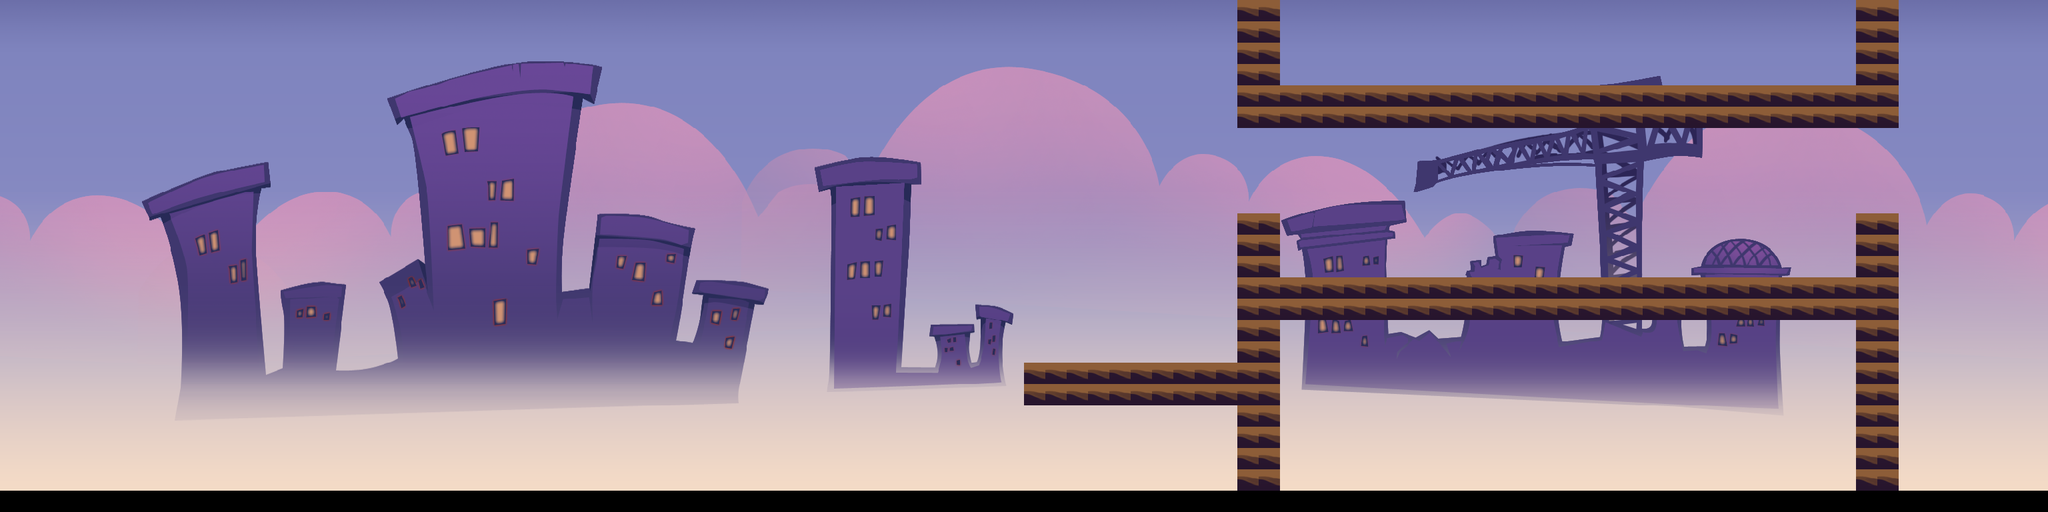

A level layout from a 2D game, rendered from its tile map. Below: a short description, then the map file with tile-grid data replaced by summaries:
An orthogonal 96x24 tile map with 32x32 px tiles, 2 tile layers (background, blocks), 2 tilesets and 13 objects.

<map version="1.0" orientation="orthogonal" width="96" height="24" tilewidth="32" tileheight="32">
 <tileset firstgid="1" name="Map00" tilewidth="32" tileheight="32" spacing="1" margin="1">
  <image source="Map00.png" width="3072" height="768" />
 </tileset>
 <tileset firstgid="2140" name="Ground00" tilewidth="32" tileheight="32" spacing="1" margin="1">
  <image source="Ground00.png" width="3072" height="176" />
 </tileset>
 <layer name="background" width="96" height="24">
  <data>[2304 cells, 2208 non-empty, 2139 distinct tile ids]</data>
 </layer>
 <layer name="blocks" width="96" height="24">
  <data>[2304 cells, 204 non-empty, 1 distinct tile ids]</data>
 </layer>
 <objectgroup name="Physics" width="96" height="24">
  <object x="1536" y="545" width="384" height="61" />
  <object x="1857" y="607" width="63" height="127" />
  <object x="1856" y="320" width="63" height="222" />
  <object x="1920" y="417" width="863" height="63" />
  <object x="1856" y="1" width="63" height="192" />
  <object x="1920" y="128" width="929" height="66" />
  <object x="2784" y="0" width="63" height="127" />
  <object x="2786" y="321" width="60" height="416" />
 </objectgroup>
 <objectgroup name="CoinObjects" width="96" height="24">
  <object x="1556" y="496" width="38" height="40" />
  <object x="1617" y="496" width="39" height="40" />
  <object x="1677" y="496" width="42" height="39" />
  <object x="1739" y="495" width="42" height="40" />
 </objectgroup>
 <objectgroup name="MonsterObjects" width="96" height="24">
  <object x="2272" y="352" width="64" height="64" />
 </objectgroup>
</map>
